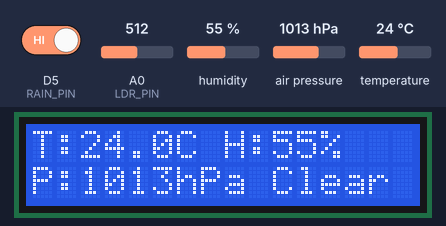
Simulated run of this sketch. Board: ESP8266 (NodeMCU). Shown: 16×2 character LCD. The test bench sets the inputs (shaded band); at power-on: D5 (RAIN_PIN) HIGH, humidity 55 %, air pressure 1013 hPa, temperature 24 °C, A0 (LDR_PIN) = 512. WiFi joins after 1.5 s; servers stay silent unless stated.

Above: at 4.5 s.
4.6 s: D5 (RAIN_PIN) driven LOW
At 6.9 s:
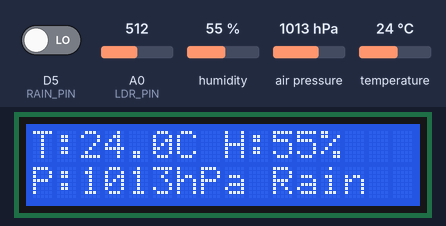
7.4 s: humidity set to 22 %
At 9.1 s:
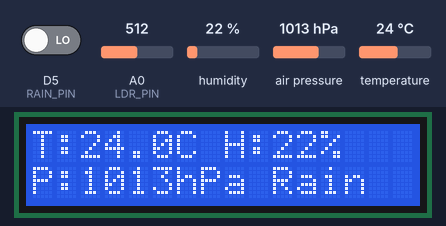
9.4 s: air pressure set to 952 hPa
At 11.1 s:
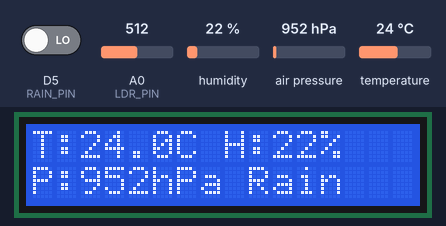
11.4 s: temperature set to 12 °C
At 12.3 s:
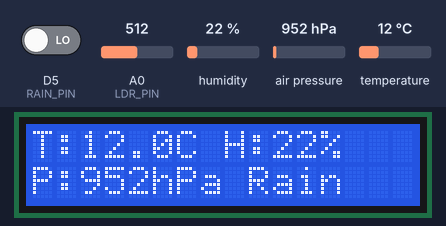
13.4 s: air pressure set to 975 hPa
At 15.1 s:
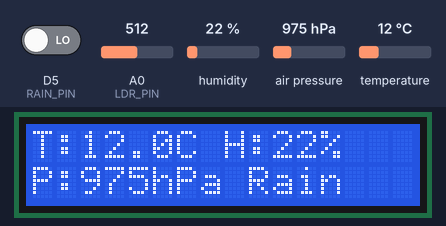
15.4 s: D5 (RAIN_PIN) driven HIGH
At 16.5 s:
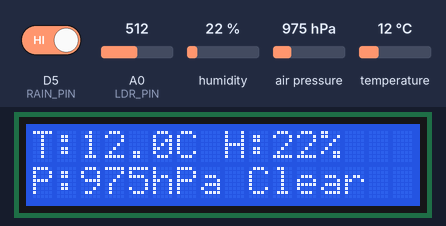
Timing chart, 0 to 18.4 s (numbered marks = the images above; inputs shaded):
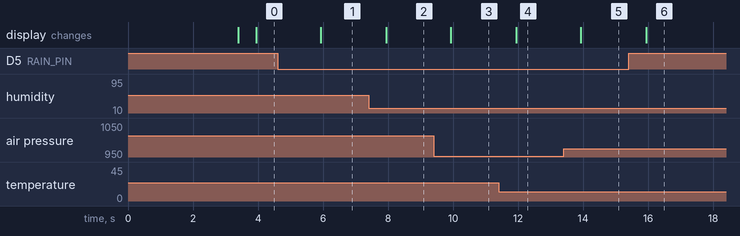

The sketch:

weather_monitoring_system.ino
```cpp
// IoT-Based Weather Monitoring System
// Microcontroller: NodeMCU (ESP8266)
// Sensors: DHT11, BMP180, Raindrop Sensor, LDR Module
// Display & Cloud: 16x2 I2C LCD + Blynk IoT

#define BLYNK_TEMPLATE_ID   "YOUR_TEMPLATE_ID"
#define BLYNK_TEMPLATE_NAME "Weather Monitoring System"
#define BLYNK_AUTH_TOKEN    "YOUR_BLYNK_AUTH_TOKEN"

#include <ESP8266WiFi.h>
#include <BlynkSimpleEsp8266.h>
#include <Wire.h>
#include <LiquidCrystal_I2C.h>
#include <DHT.h>
#include <Adafruit_BMP085.h>

// Wi-Fi Credentials
char ssid[] = "YOUR_WIFI_SSID";
char pass[] = "YOUR_WIFI_PASSWORD";

// Pin Definitions
#define DHTPIN      D4        // DHT11 Data Pin connected to GPIO2 (D4)
#define DHTTYPE     DHT11
#define RAIN_PIN    D5        // Raindrop Sensor Digital Out (D0)
#define LDR_PIN     A0        // LDR Analog Out (A0)

// Object Initializations
DHT dht(DHTPIN, DHTTYPE);
Adafruit_BMP085 bmp;
LiquidCrystal_I2C lcd(0x27, 16, 2); // I2C Address 0x27, 16 Columns, 2 Rows
BlynkTimer timer;

void sendSensorData() {
  // 1. Read Temperature & Humidity from DHT11
  float humidity = dht.readHumidity();
  float tempDHT = dht.readTemperature();

  // 2. Read Barometric Pressure (in hPa/mbar) from BMP180
  float pressure = bmp.readPressure() / 100.0F;

  // 3. Read Rainfall Status (LOW = Rain Detected, HIGH = Clear)
  int rainState = digitalRead(RAIN_PIN);
  String rainStatus = (rainState == LOW) ? "Rain" : "Clear";

  // 4. Read Ambient Light Intensity from LDR (0 - 1023)
  int ldrRaw = analogRead(LDR_PIN);
  int lightPercent = map(ldrRaw, 1023, 0, 0, 100);

  if (isnan(humidity) || isnan(tempDHT)) {
    Serial.println("Failed to read from DHT11 sensor!");
    return;
  }

  // Send Live Telemetry to Blynk IoT Virtual Pins
  Blynk.virtualWrite(V0, tempDHT);
  Blynk.virtualWrite(V1, humidity);
  Blynk.virtualWrite(V2, pressure);
  Blynk.virtualWrite(V3, rainStatus);
  Blynk.virtualWrite(V4, lightPercent);

  // Display Live Readings on 16x2 I2C LCD
  lcd.clear();
  lcd.setCursor(0, 0);
  lcd.print("T:");
  lcd.print(tempDHT, 1);
  lcd.print("C H:");
  lcd.print((int)humidity);
  lcd.print("%");

  lcd.setCursor(0, 1);
  lcd.print("P:");
  lcd.print((int)pressure);
  lcd.print("hPa ");
  lcd.print(rainStatus);
}

void setup() {
  Serial.begin(115200);
  pinMode(RAIN_PIN, INPUT);

  // Initialize I2C Bus (SDA = D2, SCL = D1)
  Wire.begin(D2, D1);
  lcd.init();
  lcd.backlight();

  lcd.setCursor(0, 0);
  lcd.print("Weather Station");
  lcd.setCursor(0, 1);
  lcd.print("Initializing...");

  dht.begin();
  if (!bmp.begin()) {
    Serial.println("BMP180 sensor not detected!");
  }

  Blynk.begin(BLYNK_AUTH_TOKEN, ssid, pass);
  timer.setInterval(2000L, sendSensorData); // Update every 2 seconds
  delay(1500);
  lcd.clear();
}

void loop() {
  Blynk.run();
  timer.run();
}
```

Measured:
- after the input at 4.6 s, the display: changes after 1.3 s (image 1)
- after the input at 7.4 s, the display: changes after 0.55 s (image 2)
- after the input at 9.4 s, the display: changes after 0.53 s (image 3)
- after the input at 11.4 s, the display: changes after 0.55 s (image 4)
- after the input at 13.4 s, the display: changes after 0.53 s (image 5)
- after the input at 15.4 s, the display: changes after 0.55 s (image 6)
